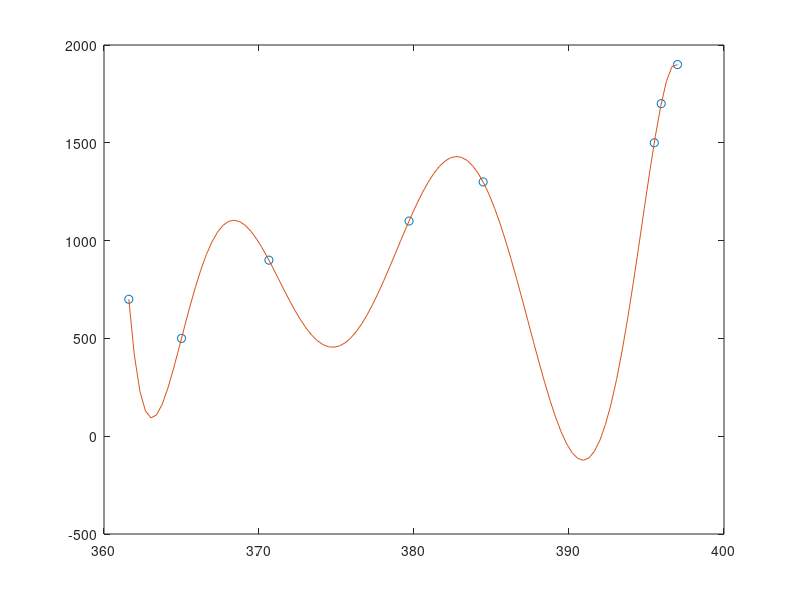

Here is the MATLAB script that generated this plot:
% Actividad 4 Inciso c

x = [365, 361.6, 370.64, 379.68, 384.46, 395.5, 395.95, 397];
y = [500, 700, 900, 1100, 1300, 1500, 1700, 1900];

% Grafica puntos originales
plot(x, y, 'o');
hold on

% Definicion del grado n y vector de graficacion
n = 7; %Respuesta a la pregunta de la tarea: El polinomio es de grado 7.    
x2 = linspace(361.6, 397, 100);

Pn = 0;

% Calculo de Lagrange Vectorizado
for i = 0:n
    L = 1;
    for j = 0:n
        if j ~= i
            % Se calcula L para todo el vector x2 
            L = L .* (x2 - x(j+1)) ./ (x(i+1) - x(j+1));
        end
    end
    Pn = Pn + L * y(i+1);
end 

plot(x2, Pn);
